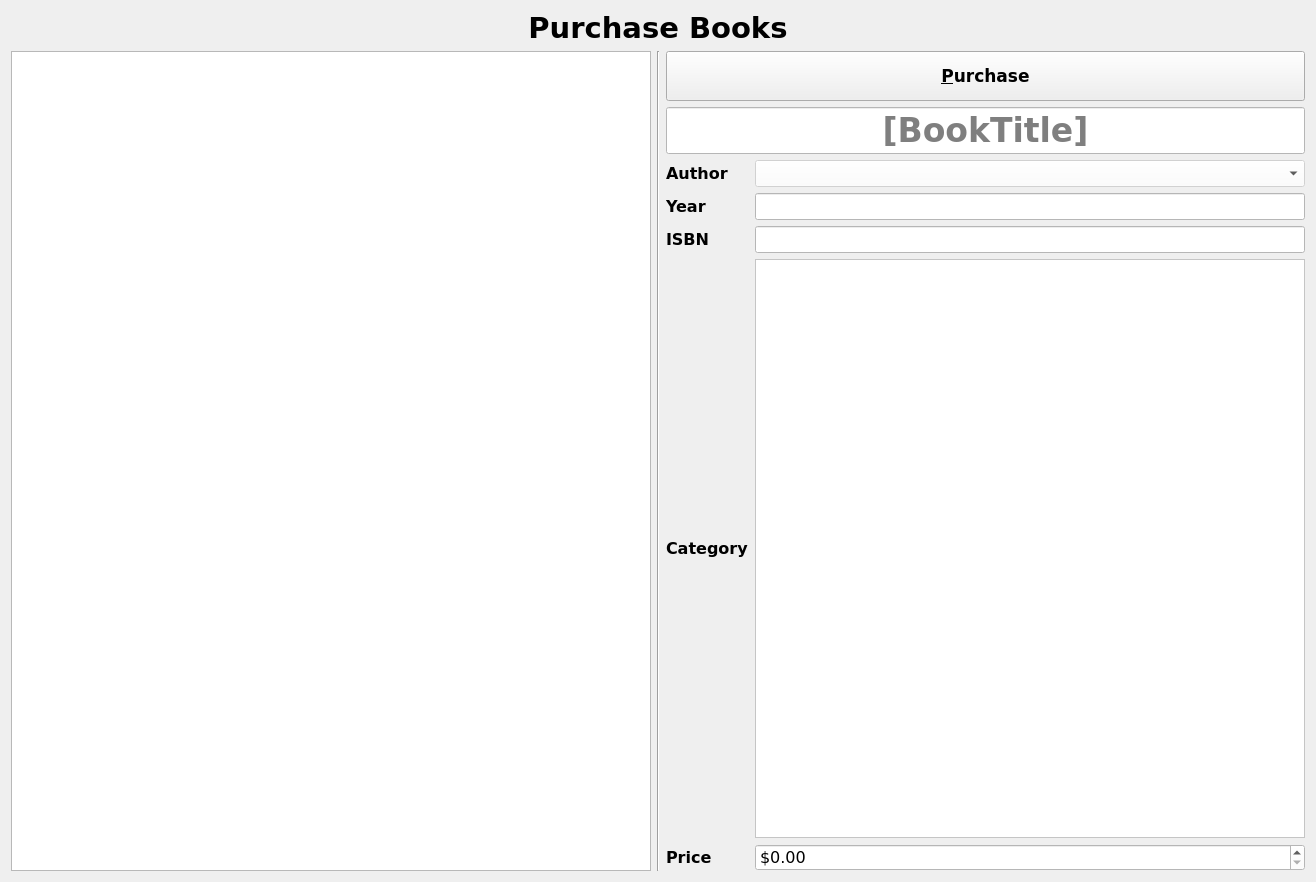
<?xml version="1.0" encoding="UTF-8"?>
<ui version="4.0">
 <class>PurchaseBookView</class>
 <widget class="QWidget" name="PurchaseBookView">
  <property name="geometry">
   <rect>
    <x>0</x>
    <y>0</y>
    <width>1316</width>
    <height>882</height>
   </rect>
  </property>
  <property name="font">
   <font>
    <family>Verdana</family>
    <pointsize>12</pointsize>
   </font>
  </property>
  <property name="windowTitle">
   <string>Form</string>
  </property>
  <layout class="QVBoxLayout" name="verticalLayout">
   <item>
    <widget class="QLabel" name="label">
     <property name="font">
      <font>
       <family>Verdana</family>
       <pointsize>22</pointsize>
       <weight>75</weight>
       <bold>true</bold>
      </font>
     </property>
     <property name="text">
      <string>Purchase Books</string>
     </property>
     <property name="alignment">
      <set>Qt::AlignCenter</set>
     </property>
    </widget>
   </item>
   <item>
    <layout class="QHBoxLayout" name="horizontalLayout">
     <item>
      <widget class="QTableWidget" name="tableWidgetBooksForSale">
       <property name="font">
        <font>
         <family>Verdana</family>
         <pointsize>12</pointsize>
        </font>
       </property>
       <property name="sizeAdjustPolicy">
        <enum>QAbstractScrollArea::AdjustIgnored</enum>
       </property>
       <property name="selectionMode">
        <enum>QAbstractItemView::SingleSelection</enum>
       </property>
       <property name="selectionBehavior">
        <enum>QAbstractItemView::SelectRows</enum>
       </property>
       <attribute name="horizontalHeaderCascadingSectionResizes">
        <bool>false</bool>
       </attribute>
       <attribute name="horizontalHeaderStretchLastSection">
        <bool>false</bool>
       </attribute>
       <attribute name="verticalHeaderStretchLastSection">
        <bool>false</bool>
       </attribute>
      </widget>
     </item>
     <item>
      <widget class="Line" name="line_2">
       <property name="orientation">
        <enum>Qt::Vertical</enum>
       </property>
      </widget>
     </item>
     <item>
      <layout class="QGridLayout" name="gridLayout">
       <item row="6" column="0">
        <widget class="QLabel" name="label_5">
         <property name="font">
          <font>
           <family>Verdana</family>
           <pointsize>12</pointsize>
           <weight>75</weight>
           <bold>true</bold>
          </font>
         </property>
         <property name="text">
          <string>ISBN</string>
         </property>
        </widget>
       </item>
       <item row="7" column="0">
        <widget class="QLabel" name="label_6">
         <property name="font">
          <font>
           <family>Verdana</family>
           <pointsize>12</pointsize>
           <weight>75</weight>
           <bold>true</bold>
          </font>
         </property>
         <property name="text">
          <string>Category</string>
         </property>
        </widget>
       </item>
       <item row="8" column="1">
        <widget class="QDoubleSpinBox" name="doubleSpinBoxPrice">
         <property name="enabled">
          <bool>false</bool>
         </property>
         <property name="font">
          <font>
           <family>Verdana</family>
           <pointsize>12</pointsize>
          </font>
         </property>
         <property name="styleSheet">
          <string notr="true">background: white; color: black;</string>
         </property>
         <property name="prefix">
          <string>$</string>
         </property>
         <property name="minimum">
          <double>0.000000000000000</double>
         </property>
         <property name="maximum">
          <double>9999999.000000000000000</double>
         </property>
         <property name="singleStep">
          <double>5.000000000000000</double>
         </property>
         <property name="value">
          <double>0.000000000000000</double>
         </property>
        </widget>
       </item>
       <item row="5" column="1">
        <widget class="QLineEdit" name="lineEditYear">
         <property name="enabled">
          <bool>false</bool>
         </property>
         <property name="font">
          <font>
           <family>Verdana</family>
           <pointsize>12</pointsize>
          </font>
         </property>
         <property name="styleSheet">
          <string notr="true">background: white; color: black;</string>
         </property>
        </widget>
       </item>
       <item row="4" column="1">
        <widget class="QComboBox" name="comboBoxAuthors">
         <property name="enabled">
          <bool>false</bool>
         </property>
         <property name="font">
          <font>
           <family>Verdana</family>
           <pointsize>12</pointsize>
          </font>
         </property>
         <property name="styleSheet">
          <string notr="true">background: white; color: black;</string>
         </property>
         <property name="currentText">
          <string/>
         </property>
        </widget>
       </item>
       <item row="4" column="0">
        <widget class="QLabel" name="labelAuthor">
         <property name="font">
          <font>
           <family>Verdana</family>
           <pointsize>12</pointsize>
           <weight>75</weight>
           <bold>true</bold>
          </font>
         </property>
         <property name="text">
          <string>Author</string>
         </property>
        </widget>
       </item>
       <item row="8" column="0">
        <widget class="QLabel" name="label_2">
         <property name="font">
          <font>
           <family>Verdana</family>
           <pointsize>12</pointsize>
           <weight>75</weight>
           <bold>true</bold>
          </font>
         </property>
         <property name="text">
          <string>Price</string>
         </property>
        </widget>
       </item>
       <item row="7" column="1">
        <widget class="QListWidget" name="listViewCategories">
         <property name="enabled">
          <bool>false</bool>
         </property>
         <property name="font">
          <font>
           <family>Verdana</family>
           <pointsize>12</pointsize>
          </font>
         </property>
         <property name="styleSheet">
          <string notr="true">background: white; color: black;</string>
         </property>
         <property name="selectionBehavior">
          <enum>QAbstractItemView::SelectRows</enum>
         </property>
        </widget>
       </item>
       <item row="6" column="1">
        <widget class="QLineEdit" name="lineEditIsbn">
         <property name="enabled">
          <bool>false</bool>
         </property>
         <property name="font">
          <font>
           <family>Verdana</family>
           <pointsize>12</pointsize>
          </font>
         </property>
         <property name="styleSheet">
          <string notr="true">background: white; color: black;</string>
         </property>
        </widget>
       </item>
       <item row="5" column="0">
        <widget class="QLabel" name="label_4">
         <property name="font">
          <font>
           <family>Verdana</family>
           <pointsize>12</pointsize>
           <weight>75</weight>
           <bold>true</bold>
          </font>
         </property>
         <property name="text">
          <string>Year</string>
         </property>
        </widget>
       </item>
       <item row="3" column="0" colspan="2">
        <widget class="QLineEdit" name="lineEditTitle">
         <property name="enabled">
          <bool>false</bool>
         </property>
         <property name="sizeIncrement">
          <size>
           <width>0</width>
           <height>0</height>
          </size>
         </property>
         <property name="baseSize">
          <size>
           <width>0</width>
           <height>0</height>
          </size>
         </property>
         <property name="font">
          <font>
           <family>Verdana</family>
           <pointsize>25</pointsize>
           <weight>75</weight>
           <bold>true</bold>
          </font>
         </property>
         <property name="styleSheet">
          <string notr="true">background: white; color: black;</string>
         </property>
         <property name="alignment">
          <set>Qt::AlignCenter</set>
         </property>
         <property name="readOnly">
          <bool>false</bool>
         </property>
         <property name="placeholderText">
          <string>[BookTitle]</string>
         </property>
        </widget>
       </item>
       <item row="2" column="0" colspan="2">
        <widget class="QPushButton" name="buttonPurchaseBook">
         <property name="minimumSize">
          <size>
           <width>0</width>
           <height>50</height>
          </size>
         </property>
         <property name="font">
          <font>
           <family>Verdana</family>
           <pointsize>13</pointsize>
           <weight>75</weight>
           <bold>true</bold>
          </font>
         </property>
         <property name="text">
          <string>&amp;Purchase</string>
         </property>
        </widget>
       </item>
      </layout>
     </item>
    </layout>
   </item>
  </layout>
 </widget>
 <tabstops>
  <tabstop>tableWidgetBooksForSale</tabstop>
  <tabstop>buttonPurchaseBook</tabstop>
  <tabstop>lineEditTitle</tabstop>
  <tabstop>comboBoxAuthors</tabstop>
  <tabstop>lineEditYear</tabstop>
  <tabstop>lineEditIsbn</tabstop>
  <tabstop>listViewCategories</tabstop>
  <tabstop>doubleSpinBoxPrice</tabstop>
 </tabstops>
 <resources/>
 <connections/>
</ui>
